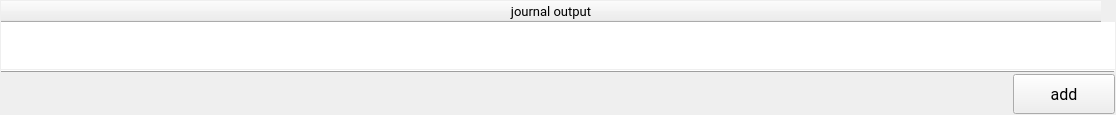
      <widget class="QWidget" name="pgJournal">
       <layout class="QVBoxLayout" name="verticalLayout_5">
        <property name="spacing">
         <number>1</number>
        </property>
        <property name="leftMargin">
         <number>1</number>
        </property>
        <property name="topMargin">
         <number>1</number>
        </property>
        <property name="rightMargin">
         <number>1</number>
        </property>
        <property name="bottomMargin">
         <number>1</number>
        </property>
        <item>
         <widget class="QTableWidget" name="tableJournalList">
          <property name="sizePolicy">
           <sizepolicy hsizetype="Expanding" vsizetype="Expanding">
            <horstretch>0</horstretch>
            <verstretch>0</verstretch>
           </sizepolicy>
          </property>
          <property name="font">
           <font>
            <family>Roboto</family>
            <pointsize>10</pointsize>
           </font>
          </property>
          <property name="styleSheet">
           <string notr="true"/>
          </property>
          <property name="frameShape">
           <enum>QFrame::NoFrame</enum>
          </property>
          <property name="midLineWidth">
           <number>0</number>
          </property>
          <property name="sizeAdjustPolicy">
           <enum>QAbstractScrollArea::AdjustToContentsOnFirstShow</enum>
          </property>
          <property name="alternatingRowColors">
           <bool>true</bool>
          </property>
          <property name="selectionMode">
           <enum>QAbstractItemView::MultiSelection</enum>
          </property>
          <property name="selectionBehavior">
           <enum>QAbstractItemView::SelectRows</enum>
          </property>
          <attribute name="horizontalHeaderDefaultSectionSize">
           <number>1100</number>
          </attribute>
          <column>
           <property name="text">
            <string>journal output</string>
           </property>
          </column>
         </widget>
        </item>
        <item>
         <widget class="Line" name="line">
          <property name="frameShadow">
           <enum>QFrame::Raised</enum>
          </property>
          <property name="orientation">
           <enum>Qt::Horizontal</enum>
          </property>
         </widget>
        </item>
        <item>
         <layout class="QHBoxLayout" name="horizontalLayout_2">
          <item>
           <spacer name="horizontalSpacer_4">
            <property name="orientation">
             <enum>Qt::Horizontal</enum>
            </property>
            <property name="sizeHint" stdset="0">
             <size>
              <width>40</width>
              <height>20</height>
             </size>
            </property>
           </spacer>
          </item>
          <item>
           <widget class="QPushButton" name="btnLoadJournal">
            <property name="minimumSize">
             <size>
              <width>102</width>
              <height>40</height>
             </size>
            </property>
            <property name="maximumSize">
             <size>
              <width>102</width>
              <height>40</height>
             </size>
            </property>
            <property name="font">
             <font>
              <family>Roboto</family>
              <pointsize>12</pointsize>
             </font>
            </property>
            <property name="text">
             <string>add</string>
            </property>
            <property name="icon">
             <iconset resource="resources.qrc">
              <normaloff>:/test/pictures/plus-circle.svg</normaloff>:/test/pictures/plus-circle.svg</iconset>
            </property>
            <property name="iconSize">
             <size>
              <width>20</width>
              <height>20</height>
             </size>
            </property>
           </widget>
          </item>
         </layout>
        </item>
       </layout>
      </widget>
